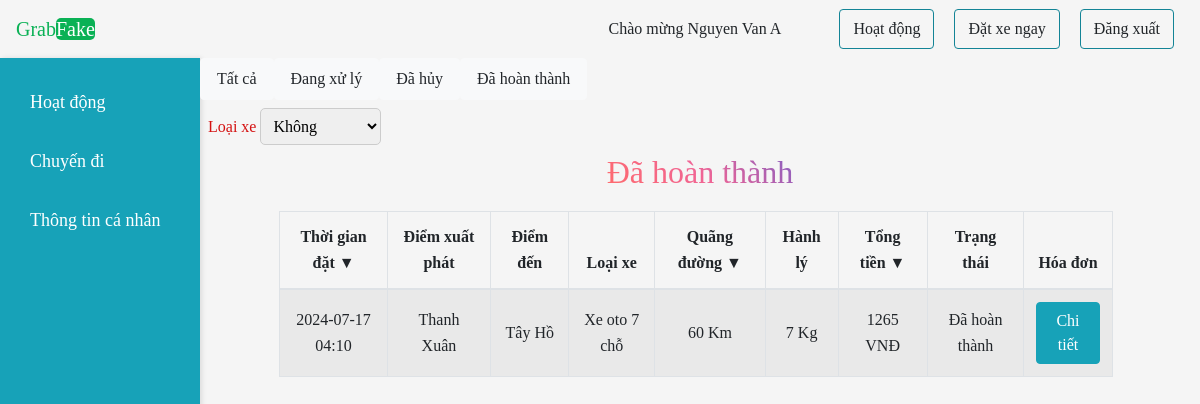
Screenshot of /ucomride.php (signed in) with the database file from the repository.
### tables this page shows
CREATE TABLE `ride` (
  `ride_id` int NOT NULL,
  `ride_date` varchar(20) NOT NULL,
  `from_distance` varchar(50) NOT NULL,
  `to_distance` varchar(50) NOT NULL,
  `cab_type` tinyint NOT NULL,
  `total_distance` varchar(50) NOT NULL,
  `luggage` varchar(50) NOT NULL,
  `total_fare` varchar(50) NOT NULL,
  `status` int NOT NULL,
  `customer_user_id` int NOT NULL,
  `driver_id` int NOT NULL
);

CREATE TABLE `vehicle` (
  `id` int NOT NULL,
  `name` text NOT NULL
);

### dbcon.php (called while the page is built, shortened)
<?php
class Dbcon
{
    public function __construct()
    {
        $this->conn = new mysqli("localhost", "root", "", "grab_fake");
    }
}

### user.php (called while the page is built, shortened)
<?php
require('dbcon.php');
class user
{
    function comride($id, $role, $conn)
    {
        $sql = "";
        if ($role == 2) {
            $sql = "SELECT * FROM ride WHERE status=2 AND driver_id='$id'";
        } else {
            $sql = "SELECT * FROM ride WHERE status=2 AND customer_user_id='$id'";
        }
        $result = $conn->query($sql);
        $appr = array();
        while ($row = $result->fetch_assoc()) {
            array_push($appr, $row);
        }
        return $appr;
    }
}

### ucomride.php (the view, shortened to what this page needs)
<?php
if ($_SESSION['userdata']['role'] == 1) {
    include('header.php');
    include('adminwrk.php');
?>
    <header>
        <nav class="navbar navbar-expand-lg">
            <a class="navbar-brand nos" href="#">Grab<span class="logo-header">Fake</span></a>
            <button class="navbar-toggler" type="button" data-toggle="collapse" data-target="#navbarSupportedContent" aria-controls="navbarSupportedContent" aria-expanded="false" aria-label="Toggle navigation">
                <span><i class="fas fa-bars logo text-dark"></i></span>
            </button>
            <div class="collapse navbar-collapse" id="navbarSupportedContent">
                <ul class="navbar-nav ml-auto">
                    <li class="nav-item rbtn">
                        <a class="btn" href="admin.php">Dashboard</a>
                        <a class="btn" href="logout.php">Đăng xuất</a>
                    </li>
                </ul>
            </div>
        </nav>
    </header>
<?php
    echo '<h1 class="text-center text-weight-bold text-dark">ADMIN can not Enter User Area</h1>';
} else {
    include('user.php');
    include('header.php');
    include('navs.php');
    include('ussidebar.php');
?>
    <nav class="nav nav-pills nav-justified col-sm-10">
        <?php if ($_SESSION['userdata']['role'] == 3) : ?>
            <a class="nav-link btn btn-light " href="usrride.php">Tất cả</a>
        <?php endif; ?>
        <a class="nav-link btn btn-light " href="upenride.php">Đang xử lý</a>
        <?php if ($_SESSION['userdata']['role'] == 3) : ?>
            <a class="nav-link btn btn-light " href="ucanride.php">Đã hủy</a>
        <?php endif; ?>
        <a class="nav-link btn btn-light " href="ucomride.php">Đã hoàn thành</a>
    </nav>
    <div id="drp" class="row p-2">
        <div class="mr-2" id="cfilt">
            <label for="filter">Loại xe</label>
            <select name="cfil" id="cfil">
                <option value="" selected>Không</option>
            </select>
        </div>
    </div>
    <div class="center" id="comru">
        <h3 class="text-center gradient-text">Đã hoàn thành</h3>
        <table id="tbl4" class="container-fluid col-lg-10 mr-lg-2 table table-hover table-bordered table-striped">
            <thead>
                <th onclick="sortTable(0,tbl4)">Thời gian đặt &#9660;</th>
                <th>Điểm xuất phát</th>
                <th>Điểm đến</th>
                <th>Loại xe</th>
                <th onclick="sortTablen(4,tbl4)">Quãng đường &#9660;</th>
                <th onclick="sortTablen(5,tbl4)">Hành lý</th>
                <th onclick="sortTable(6,tbl4)">Tổng tiền &#9660;</th>
                <th>Trạng thái</th>
                <th>Hóa đơn</th>
            </thead>
            <tbody id="tbl4c">
                <?php
                function getCabName($type,$admc)
                {
                    $car = '';
                    $sql = "SELECT * FROM `vehicle` WHERE `id` = " . $type;
                    $res = $admc->conn->query($sql);
                    if ($res->num_rows > 0) {
                        while ($row = $res->fetch_assoc()) {
                            $car = $row['name'];
                        }
                    }
                    return $car;
                };
                $id = $_SESSION['userdata']['user_id'];
                $role = $_SESSION['userdata']['role'];
                $adm = new user();
                $admc = new dbcon();
                $showm = $adm->comride($id, $role, $admc->conn);
                foreach ($showm as $key => $val) {
                    echo "<tr>
                    <td>" . $val['ride_date'] . "</td>
                    <td>" . $val['from_distance'] . "</td>
                    <td>" . $val['to_distance'] . "</td>
                    <td>" . getCabName($val['cab_type'],$admc) . "</td>
                    <td>" . $val['total_distance'] . " Km</td>
                    <td>" . $val['luggage'] . " Kg</td>
                    <td>" . $val['total_fare'] . " VNĐ</td>
                    <td>Đã hoàn thành</td>";
                    echo "<td><a class='btn btn-info' href='invoiceu.php?id=" . $val['ride_id'] . "'>Chi tiết</a></td>";
                }
                ?>
            </tbody>
        </table>
    </div>
<?php include('adfoot.php');
} ?>

### assets/css/style.css (style rules this page uses)
* { box-sizing: border-box; }
h3 { margin-bottom: 0; }
h3.gradient-text { background: linear-gradient(45deg, #ff6b6b, #f06595, #845ec2); -webkit-background-clip: text; -webkit-text-fill-color: transparent; text-align: center; font-size: 2em; transition: transform 0.3s ease-in-out; }
.center { display: flex; flex: 1; flex-direction: column; justify-content: center; align-items: center; }
label { font-size: 16px; margin: auto; padding: auto; color: rgb(212, 17, 17); }
select { padding: 8px; border-radius: 5px; border: 1px solid #ccc; }
option { padding: 8px; border-radius: 5px; border: 1px solid #ccc; }
th { cursor: pointer; }
.table { margin: 20px 0; }
.table th, .table td { text-align: center; vertical-align: middle; }
.table th { cursor: pointer; transition: background-color 0.3s; }

### rows the page displays
ride: ride_date "2024-07-17 04:10", from_distance "Thanh Xuân", to_distance "Tây Hồ", cab_type.name "Xe oto 7 chỗ", total_distance "60", luggage "7", total_fare "1265"

### other values shown
$_SESSION['userdata']['username'] "Nguyen Van A"
